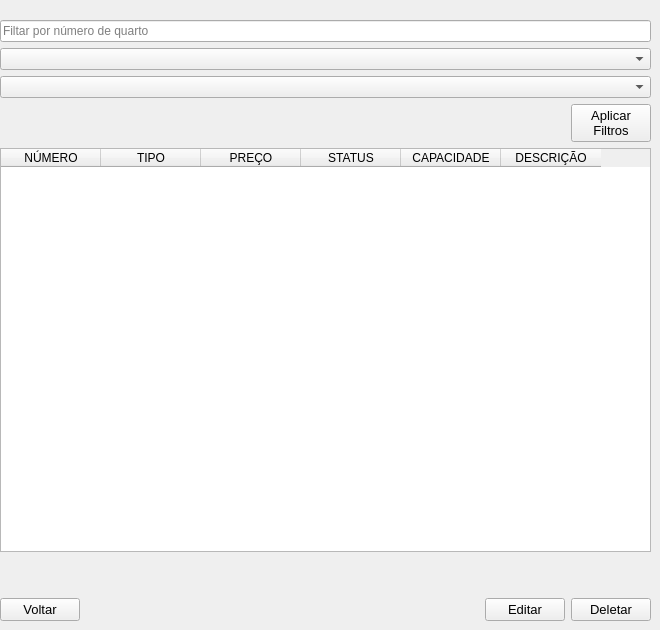
    <widget class="QWidget" name="page_8">
     <widget class="QWidget" name="verticalLayoutWidget_18">
      <property name="geometry">
       <rect>
        <x>0</x>
        <y>20</y>
        <width>651</width>
        <height>601</height>
       </rect>
      </property>
      <layout class="QVBoxLayout" name="verticalLayout_22">
       <item>
        <widget class="QLineEdit" name="line_filtro_numero">
         <property name="placeholderText">
          <string>Filtar por número de quarto</string>
         </property>
        </widget>
       </item>
       <item>
        <widget class="QComboBox" name="combo_filtro_tipo">
         <property name="currentText">
          <string>Simples </string>
         </property>
         <property name="placeholderText" stdset="0">
          <string>Filtrar por tipo de quarto</string>
         </property>
         <item>
          <property name="text">
           <string>Simples </string>
          </property>
         </item>
         <item>
          <property name="text">
           <string>Todos</string>
          </property>
         </item>
         <item>
          <property name="text">
           <string>Suíte</string>
          </property>
         </item>
         <item>
          <property name="text">
           <string>Duplo</string>
          </property>
         </item>
         <item>
          <property name="text">
           <string>Luxo</string>
          </property>
         </item>
         <item>
          <property name="text">
           <string>Master</string>
          </property>
         </item>
        </widget>
       </item>
       <item>
        <widget class="QComboBox" name="combo_filtro_stts">
         <property name="placeholderText" stdset="0">
          <string>Filtrar por status de quarto</string>
         </property>
         <item>
          <property name="text">
           <string>Todos</string>
          </property>
         </item>
         <item>
          <property name="text">
           <string>Disponível</string>
          </property>
         </item>
         <item>
          <property name="text">
           <string>Ocupado</string>
          </property>
         </item>
         <item>
          <property name="text">
           <string>Em nautenção</string>
          </property>
         </item>
        </widget>
       </item>
       <item>
        <layout class="QHBoxLayout" name="horizontalLayout_48">
         <item>
          <spacer name="horizontalSpacer_17">
           <property name="orientation">
            <enum>Qt::Horizontal</enum>
           </property>
           <property name="sizeHint" stdset="0">
            <size>
             <width>40</width>
             <height>20</height>
            </size>
           </property>
          </spacer>
         </item>
         <item>
          <widget class="QPushButton" name="btn_aplicar_filtros">
           <property name="font">
            <font>
             <pointsize>10</pointsize>
            </font>
           </property>
           <property name="text">
            <string>Aplicar 
Filtros</string>
           </property>
          </widget>
         </item>
        </layout>
       </item>
       <item>
        <widget class="QTableWidget" name="tableWidget_2">
         <column>
          <property name="text">
           <string>NÚMERO</string>
          </property>
         </column>
         <column>
          <property name="text">
           <string>TIPO</string>
          </property>
         </column>
         <column>
          <property name="text">
           <string>PREÇO</string>
          </property>
         </column>
         <column>
          <property name="text">
           <string>STATUS</string>
          </property>
         </column>
         <column>
          <property name="text">
           <string>CAPACIDADE</string>
          </property>
         </column>
         <column>
          <property name="text">
           <string>DESCRIÇÃO</string>
          </property>
         </column>
        </widget>
       </item>
       <item>
        <spacer name="verticalSpacer">
         <property name="orientation">
          <enum>Qt::Vertical</enum>
         </property>
         <property name="sizeType">
          <enum>QSizePolicy::Minimum</enum>
         </property>
         <property name="sizeHint" stdset="0">
          <size>
           <width>20</width>
           <height>40</height>
          </size>
         </property>
        </spacer>
       </item>
       <item>
        <layout class="QHBoxLayout" name="horizontalLayout_49">
         <item>
          <widget class="QPushButton" name="btn_voltar_2">
           <property name="font">
            <font>
             <pointsize>10</pointsize>
            </font>
           </property>
           <property name="text">
            <string>Voltar</string>
           </property>
          </widget>
         </item>
         <item>
          <spacer name="horizontalSpacer_18">
           <property name="orientation">
            <enum>Qt::Horizontal</enum>
           </property>
           <property name="sizeHint" stdset="0">
            <size>
             <width>40</width>
             <height>20</height>
            </size>
           </property>
          </spacer>
         </item>
         <item>
          <widget class="QPushButton" name="btn_editar_quarto">
           <property name="font">
            <font>
             <pointsize>10</pointsize>
            </font>
           </property>
           <property name="text">
            <string>Editar</string>
           </property>
          </widget>
         </item>
         <item>
          <widget class="QPushButton" name="btn_deletar">
           <property name="font">
            <font>
             <pointsize>10</pointsize>
            </font>
           </property>
           <property name="text">
            <string>Deletar</string>
           </property>
           <property name="iconSize">
            <size>
             <width>16</width>
             <height>16</height>
            </size>
           </property>
          </widget>
         </item>
        </layout>
       </item>
      </layout>
     </widget>
    </widget>
